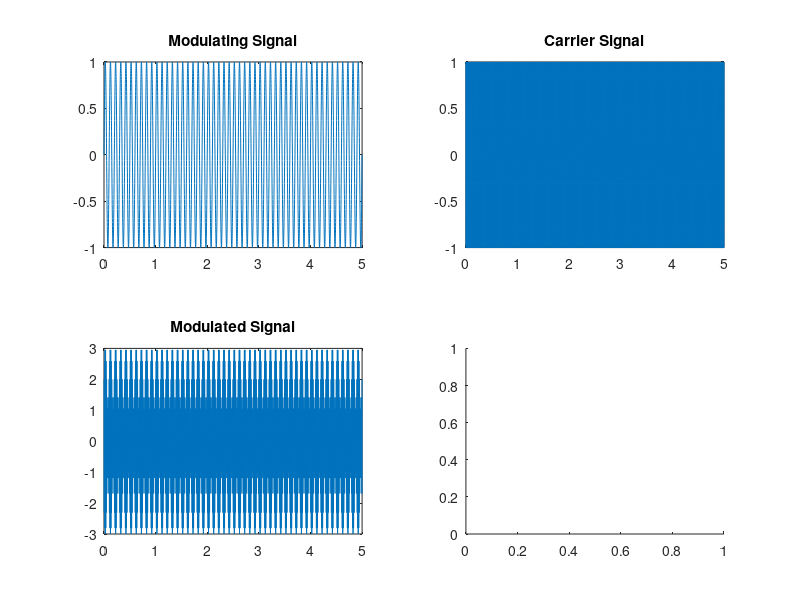

The MATLAB script that drew this image: (Note: this script raises an error after producing the figure.)
% Clear all variables
clear all

% Signal and detection type selection
sig_type = 1;  % 1 for sin, 2 for sinc, 3 for sum of sinusoids
det_type = 1;  % 1 for convolution-based detection, 2 for Hilbert transform

% Signal parameters
f_c = 100;  % Carrier frequency
fs = 10 * f_c;  % Sampling frequency
ts = 1/fs;  % Sampling interval

% Time vector
t = 0:ts:5;

% Signal generation based on selected sig_type
if sig_type == 1
    m_t = sin(2 * 10 * pi * t);
    B = 300;
elseif sig_type == 2
    m_t = 20 * sinc(20 * t);
    B = 20;
elseif sig_type == 3
    m_t = sin(2 * pi * t) + (1/3) * sin(2 * 3 * pi * t) + (1/5) * sin(2 * 5 * pi * t) + (1/7) * sin(2 * 7 * pi * t);
    B = 10;
end

% Carrier signal
c_t = cos(2 * f_c * pi * t);

% Modulated signal
A = 2;  % Amplitude of the modulating signal
x_t = c_t .* (A + m_t);

% Frequency axis for plotting
freq_axis = linspace(-fs/2, fs/2, length(x_t));

% Plotting: modulating signal, carrier signal, modulated signal, and its envelope
figure(1)
hold all
subplot(2,2,1), plot(t, m_t)
title('Modulating Signal')
subplot(2,2,2), plot(t, c_t)
title('Carrier Signal')
subplot(2,2,3), plot(t, x_t)
title('Modulated Signal')
subplot(2,2,4), plot(t, envelope(x_t))%%%%%%%%%%%%%%%%
title('Envelope of Modulated Signal')

% Frequency spectrum of the modulated signal
figure(2)
plot(freq_axis, fftshift(abs(fft(x_t))))

% Envelope detection using convolution (this is the method of
% synchronisation)
if det_type == 1
    y_t = x_t .* cos(2 * pi * f_c * t);
    t1 = -10:ts:10;
    g_t = B * sinc(B * t1);
    z_t = conv(y_t, g_t, 'same') - A/2; %-A/2 is the correction factor 
    Z_f = fft(z_t);
    freq_axis_2 = linspace(-fs/2, fs/2, length(Z_f));

    % Plotting: convolution-based envelope detection in time and frequency domains
    figure(3)
    %t_conv = [t t1];
    %t_conv(end) = [];
    plot(t, z_t)
    title('Envelope Detection (Convolution)')

    figure(4)
    plot(freq_axis_2, fftshift(abs(Z_f)))
    title('Frequency Spectrum of Envelope (Convolution)')
end

% Envelope detection using Hilbert transform
if det_type == 2
    y_t = abs(hilbert(x_t)); %%%%%%%%%%%%%%%%%%%%%JUST DO THIS 
    Y_f = fft(y_t);
    freq_axis_3 = linspace(-fs/2, fs/2, length(Y_f));

    % Plotting: Hilbert transform-based envelope detection in time and frequency domains
    figure(11)
    subplot(2,1,1), plot(t, y_t - A)%%%%%%%%%%%%%%%%%%%
    title('Envelope Detection (Hilbert Transform)')
    subplot(2,1,2), plot(freq_axis_3, fftshift(abs(Y_f)))
    title('Frequency Spectrum of Envelope (Hilbert Transform)')

    % Pause for examination
    keyboard
end

% Pause for examination
keyboard
